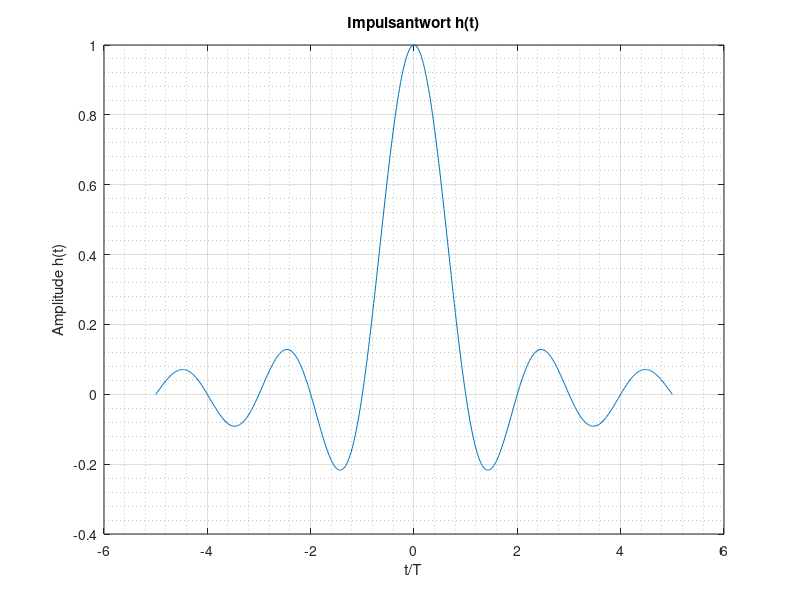

MATLAB code for this plot:
function[h_t] = myImpulsantwort()

    T = 1;
    Fg = 1/T;
    Fs = 2*Fg;
    Ts = 1/Fs;     
    
    %Ts = 0,5 * T
    
    t = -5*Ts:0.01:5*Ts;
    arg = t ./ Ts;
    
    h_t = sinc(arg);
    
    plot(arg, h_t);
    grid ;
    grid minor;
    title('Impulsantwort h(t)');
    xlabel('t/T');
    ylabel('Amplitude h(t)');
    saveas(gcf, 'Impulsantwort_1d.png');
end